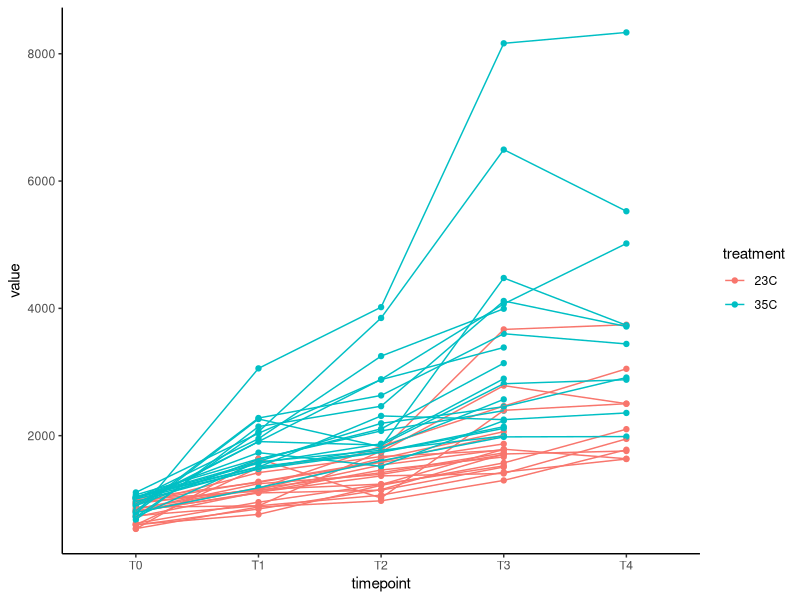
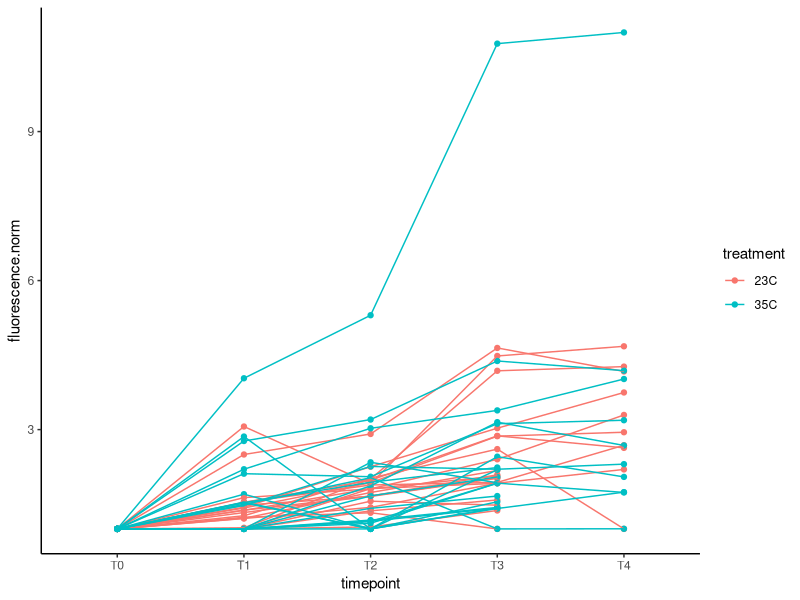
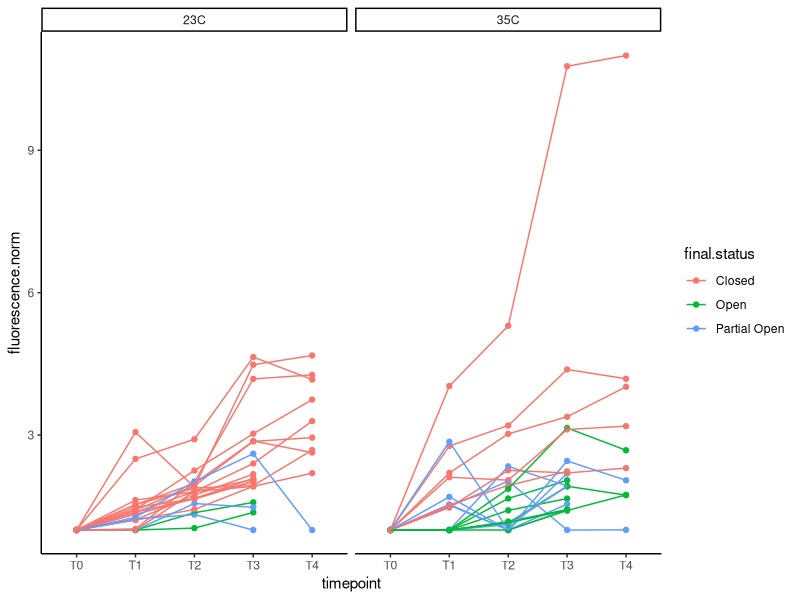
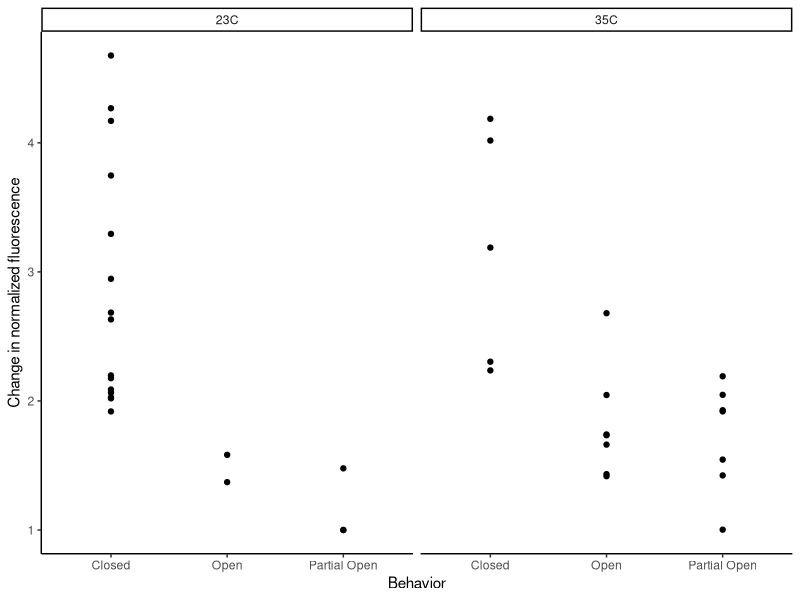

The R source for these figures, in order:
## ---- chunk 1
knitr::opts_chunk$set(echo = TRUE, warning = FALSE, message = FALSE)
## ---- chunk 2
library(MASS) 
library(tidyverse)
library(ggplot2)
library(readxl)
library(cowplot)
library(lme4)
library(lmerTest)
library(car)
library(effects)
library(emmeans)
library(RColorBrewer)
library(pROC)
## ---- chunk 3
#read in files
data <- read_excel("data/testing/open_closed_trials.xlsx")
## ---- chunk 4
data%>%
  ggplot(aes(x=timepoint, y=value, colour=treatment, group=interaction(trial,sample)))+
  geom_point()+
  geom_line()+
  theme_classic()
## ---- chunk 5
data<-data%>%
  group_by(trial, sample, treatment, status, final.status)%>%
  arrange(trial, sample)%>%
  mutate(fluorescence.norm=value/first(value))
## ---- chunk 6
data%>%
  ggplot(aes(x=timepoint, y=fluorescence.norm, colour=treatment, group=interaction(trial,sample)))+
  geom_point()+
  geom_line()+
  theme_classic()
## ---- chunk 7
data%>%
  ggplot(aes(x=timepoint, y=fluorescence.norm, colour=final.status, group=interaction(trial,sample)))+
  facet_wrap(~treatment)+
  geom_point()+
  geom_line()+
  theme_classic()
## ---- chunk 8
data<-data%>%
  group_by(trial, sample, treatment, final.status)%>%
  arrange(trial, sample)%>%
  mutate(fluorescence.total=last(fluorescence.norm))%>%
  select(!fluorescence.norm)%>%
  select(!timepoint)%>%
  select(!status)%>%
  select(!value)%>%
  unique()
## ---- chunk 9
data%>%
  filter(fluorescence.total<9)%>% #remove outlier
  ggplot(aes(x=final.status, y=fluorescence.total, group=interaction(trial,sample)))+
  facet_wrap(~treatment)+
  geom_point()+
  theme_classic()+
  ylab("Change in normalized fluorescence")+
  xlab("Behavior")+
  theme(legend.position="none")
## ---- chunk 10
model<-aov(fluorescence.total ~ treatment * final.status, data = data)
summary(model)
